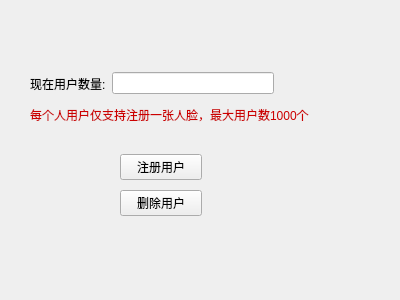
<?xml version="1.0" encoding="UTF-8"?>
<ui version="4.0">
 <class>twoform</class>
 <widget class="QWidget" name="twoform">
  <property name="geometry">
   <rect>
    <x>0</x>
    <y>0</y>
    <width>400</width>
    <height>300</height>
   </rect>
  </property>
  <property name="windowTitle">
   <string>Form</string>
  </property>
  <widget class="QLabel" name="label_2">
   <property name="geometry">
    <rect>
     <x>30</x>
     <y>100</y>
     <width>351</width>
     <height>31</height>
    </rect>
   </property>
   <property name="text">
    <string>&lt;html&gt;&lt;head/&gt;&lt;body&gt;&lt;p&gt;&lt;span style=&quot; color:#cc0000;&quot;&gt;每个人用户仅支持注册一张人脸，最大用户数1000个&lt;/span&gt;&lt;/p&gt;&lt;/body&gt;&lt;/html&gt;</string>
   </property>
  </widget>
  <widget class="QWidget" name="layoutWidget">
   <property name="geometry">
    <rect>
     <x>120</x>
     <y>150</y>
     <width>82</width>
     <height>70</height>
    </rect>
   </property>
   <layout class="QVBoxLayout" name="verticalLayout">
    <item>
     <widget class="QPushButton" name="btn_go1form">
      <property name="text">
       <string>注册用户</string>
      </property>
     </widget>
    </item>
    <item>
     <widget class="QPushButton" name="btn_go3form">
      <property name="text">
       <string>删除用户</string>
      </property>
     </widget>
    </item>
   </layout>
  </widget>
  <widget class="QWidget" name="layoutWidget">
   <property name="geometry">
    <rect>
     <x>30</x>
     <y>70</y>
     <width>244</width>
     <height>27</height>
    </rect>
   </property>
   <layout class="QHBoxLayout" name="horizontalLayout">
    <item>
     <widget class="QLabel" name="label">
      <property name="text">
       <string>现在用户数量:</string>
      </property>
     </widget>
    </item>
    <item>
     <widget class="QLineEdit" name="lineEdit">
      <property name="text">
       <string/>
      </property>
     </widget>
    </item>
   </layout>
  </widget>
 </widget>
 <resources/>
 <connections/>
</ui>
